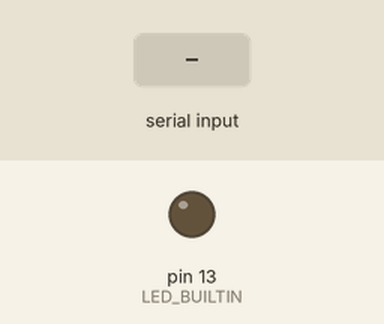
A sketch run on a simulated Arduino Uno, built with avr-gcc and run on an emulated ATmega328P. Parts: output pins drawn as LEDs (lit = HIGH). The inputs (shaded band) are chosen by the test bench.

Above: at 1.2 s.
1.3 s: "SetLedOn" received over Serial
At 2.9 s:
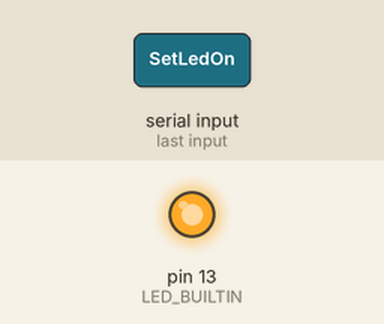
3.8 s: "SetLedOff" received over Serial
At 6.0 s:
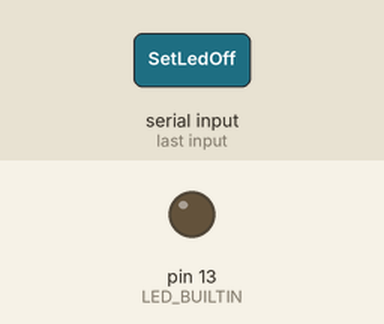
6.3 s: "ToggleLed" received over Serial
At 7.9 s:
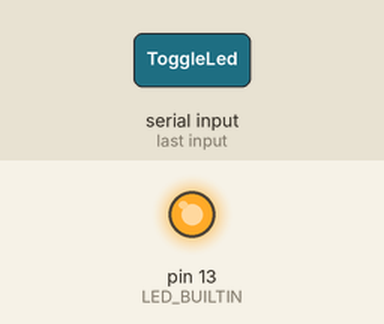
Timing chart, 0 to 9.4 s (numbered marks = the images above; inputs shaded):
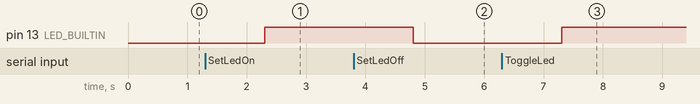

The sketch:

SerialCommandswStrings.ino
```cpp
void setup() {
  Serial.begin(9600);
  pinMode(LED_BUILTIN, OUTPUT);
}

void loop() {
  // send data only when you receive data:
  if (Serial.available() > 0) {
    // read the incoming byte:
    String incomingString = Serial.readString();
    if(incomingString == "SetLedOn")
      {
        digitalWrite(LED_BUILTIN, HIGH);

      }
    else if(incomingString == "SetLedOff")
      {
        digitalWrite(LED_BUILTIN, LOW);

      }
    else if(incomingString == "ToggleLed")
      {
        digitalWrite(LED_BUILTIN,  !digitalRead(LED_BUILTIN));
      }

  }

}
```

Measured:
- after the input at 1.3 s, pin 13 (LED_BUILTIN): LOW → HIGH after 1.0 s
- after the input at 3.8 s, pin 13 (LED_BUILTIN): HIGH → LOW after 1.0 s
- after the input at 6.3 s, pin 13 (LED_BUILTIN): LOW → HIGH after 1.0 s
